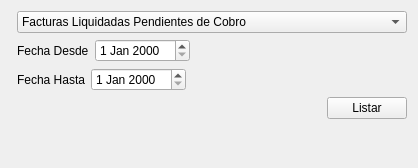
<?xml version="1.0" encoding="UTF-8"?>
<ui version="4.0">
 <class>vtnListar</class>
 <widget class="QWidget" name="vtnListar">
  <property name="geometry">
   <rect>
    <x>0</x>
    <y>0</y>
    <width>418</width>
    <height>168</height>
   </rect>
  </property>
  <property name="windowTitle">
   <string>Listar</string>
  </property>
  <layout class="QFormLayout" name="formLayout">
   <property name="fieldGrowthPolicy">
    <enum>QFormLayout::AllNonFixedFieldsGrow</enum>
   </property>
   <item row="0" column="1">
    <widget class="QComboBox" name="cbTipoListado">
     <item>
      <property name="text">
       <string>Facturas Liquidadas Pendientes de Cobro</string>
      </property>
     </item>
     <item>
      <property name="text">
       <string>Productos en Stock</string>
      </property>
     </item>
     <item>
      <property name="text">
       <string>Ventas Realizadas</string>
      </property>
     </item>
     <item>
      <property name="text">
       <string>Clientes</string>
      </property>
     </item>
    </widget>
   </item>
   <item row="2" column="1">
    <layout class="QHBoxLayout" name="horizontalLayout">
     <item>
      <widget class="QLabel" name="label">
       <property name="text">
        <string>Fecha Desde</string>
       </property>
      </widget>
     </item>
     <item>
      <widget class="QDateEdit" name="deFechaDesde"/>
     </item>
     <item>
      <spacer name="horizontalSpacer">
       <property name="orientation">
        <enum>Qt::Horizontal</enum>
       </property>
       <property name="sizeHint" stdset="0">
        <size>
         <width>40</width>
         <height>20</height>
        </size>
       </property>
      </spacer>
     </item>
    </layout>
   </item>
   <item row="4" column="1">
    <layout class="QHBoxLayout" name="horizontalLayout_2">
     <item>
      <widget class="QLabel" name="deFechaHasta">
       <property name="text">
        <string>Fecha Hasta</string>
       </property>
      </widget>
     </item>
     <item>
      <widget class="QDateEdit" name="dateEdit_2"/>
     </item>
     <item>
      <spacer name="horizontalSpacer_2">
       <property name="orientation">
        <enum>Qt::Horizontal</enum>
       </property>
       <property name="sizeHint" stdset="0">
        <size>
         <width>40</width>
         <height>20</height>
        </size>
       </property>
      </spacer>
     </item>
    </layout>
   </item>
   <item row="6" column="1">
    <layout class="QHBoxLayout" name="horizontalLayout_3">
     <item>
      <spacer name="horizontalSpacer_3">
       <property name="orientation">
        <enum>Qt::Horizontal</enum>
       </property>
       <property name="sizeHint" stdset="0">
        <size>
         <width>40</width>
         <height>20</height>
        </size>
       </property>
      </spacer>
     </item>
     <item>
      <widget class="QPushButton" name="btnListar">
       <property name="text">
        <string>Listar</string>
       </property>
      </widget>
     </item>
    </layout>
   </item>
  </layout>
 </widget>
 <resources/>
 <connections/>
</ui>
